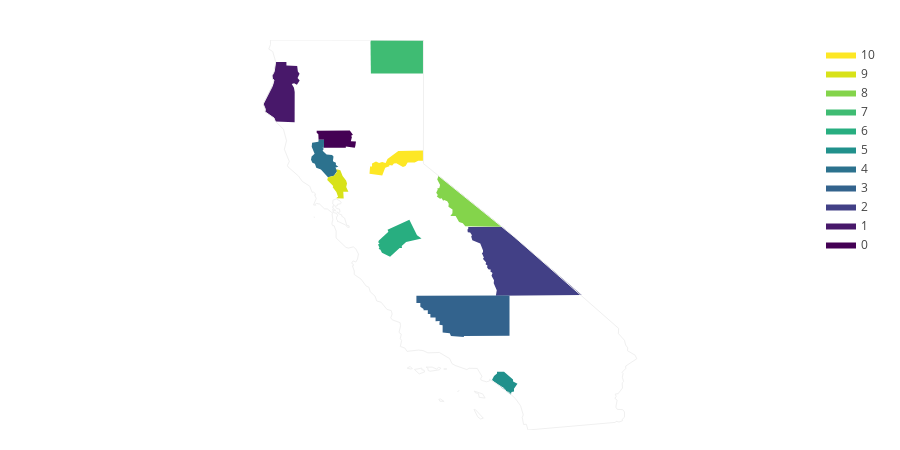

Notebook code cell kept with this figure:
### Code cell
# toy example to make sure geospatial viz works (it can be a bit testy)
import plotly.figure_factory as ff
fips = ['06021', '06023', '06027',
        '06029', '06033', '06059',
        '06047', '06049', '06051',
        '06055', '06061']
values = range(len(fips))
fig = ff.create_choropleth(fips=fips, values=values, scope=['CA'])
fig.layout.template = None
fig.show()

### Figure 1 — Plotly figure (JSON) as saved in the notebook; plotly's stock layout.template omitted (floating-point values rounded to 4 significant figures; data arrays with more than 128 entries replaced by an {"elided": "..."} marker saying what was removed)
{"data": [{"fill": "toself", "fillcolor": "rgb(68, 1, 84)", "hoverinfo": "none", "line": {"color": "rgb(0, 0, 0)", "width": 0}, "mode": "lines", "name": "0", "type": "scatter", "x": [-122.9, -122.9, -122.0, -121.9, -122.0, -122.0, -122.0, -121.9, -121.9, -121.9, -122.1, -122.1, -122.7, -122.7, -122.9, -122.9, -122.9, null], "y": [39.75, 39.8, 39.8, 39.7, 39.67, 39.65, 39.54, 39.54, 39.43, 39.38, 39.41, 39.39, 39.38, 39.58, 39.58, 39.71, 39.75, null]}, {"fill": "toself", "fillcolor": "rgb(72, 24, 106)", "hoverinfo": "none", "line": {"color": "rgb(0, 0, 0)", "width": 0}, "mode": "lines", "name": "1", "type": "scatter", "x": [-124.4, -124.1, -124.1, -124.2, -124.2, -124.1, -124.1, -123.8, -123.8, -123.5, -123.5, -123.4, -123.5, -123.4, -123.5, -123.6, -123.6, -123.6, -123.5, -123.5, -124.1, -124.1, -124.4, -124.3, -124.4, null], "y": [40.44, 40.93, 41.03, 41.05, 41.13, 41.23, 41.46, 41.46, 41.38, 41.37, 41.24, 41.18, 41.08, 41.01, 40.91, 40.95, 40.93, 40.84, 40.73, 40.0, 40.02, 40.1, 40.26, 40.31, 40.44, null]}, {"fill": "toself", "fillcolor": "rgb(66, 64, 134)", "hoverinfo": "none", "line": {"color": "rgb(0, 0, 0)", "width": 0}, "mode": "lines", "name": "2", "type": "scatter", "x": [-118.8, -118.8, -118.8, -117.8, -115.6, -118.0, -118.0, -118.1, -118.1, -118.1, -118.1, -118.2, -118.1, -118.2, -118.2, -118.2, -118.3, -118.3, -118.4, -118.3, -118.4, -118.4, -118.4, -118.4, -118.7, -118.7, -118.7, -118.7, -118.8, -118.8, null], "y": [37.39, 37.44, 37.46, 37.46, 35.81, 35.79, 35.93, 36.09, 36.17, 36.28, 36.35, 36.39, 36.42, 36.43, 36.48, 36.52, 36.56, 36.6, 36.69, 36.72, 36.83, 36.84, 36.89, 37.06, 37.14, 37.23, 37.26, 37.33, 37.33, 37.39, null]}, {"fill": "toself", "fillcolor": "rgb(51, 99, 141)", "hoverinfo": "none", "line": {"color": "rgb(0, 0, 0)", "width": 0}, "mode": "lines", "name": "3", "type": "scatter", "x": [-120.2, -117.6, -117.6, -118.9, -118.9, -119.2, -119.3, -119.5, -119.5, -119.6, -119.6, -119.7, -119.7, -119.8, -119.8, -119.9, -119.9, -120.0, -120.0, -120.1, -120.1, -120.2, -120.2, null], "y": [35.79, 35.8, 34.82, 34.82, 34.79, 34.81, 34.88, 34.9, 35.08, 35.09, 35.18, 35.17, 35.26, 35.26, 35.35, 35.35, 35.44, 35.44, 35.47, 35.53, 35.61, 35.61, 35.79, null]}, {"fill": "toself", "fillcolor": "rgb(44, 114, 142)", "hoverinfo": "none", "line": {"color": "rgb(0, 0, 0)", "width": 0}, "mode": "lines", "name": "4", "type": "scatter", "x": [-123.1, -123.1, -123.0, -123.1, -123.1, -122.9, -122.9, -122.7, -122.7, -122.8, -122.7, -122.8, -122.7, -122.5, -122.5, -122.5, -122.4, -122.4, -122.3, -122.4, -122.4, -122.5, -122.6, -122.8, -122.9, -123.0, -123.1, -123.1, null], "y": [39.1, 39.17, 39.24, 39.41, 39.5, 39.53, 39.58, 39.58, 39.38, 39.38, 39.36, 39.31, 39.22, 39.21, 39.17, 39.05, 39.02, 38.96, 38.92, 38.9, 38.82, 38.71, 38.67, 38.86, 38.9, 39.0, 39.02, 39.1, null]}, {"fill": "toself", "fillcolor": "rgb(33, 145, 140)", "hoverinfo": "none", "line": {"color": "rgb(0, 0, 0)", "width": 0}, "mode": "lines", "name": "5", "type": "scatter", "x": [-118.1, -118.1, -118.0, -118.0, -117.8, -117.5, -117.5, -117.4, -117.5, -117.5, -117.6, -117.6, -118.1, null], "y": [33.75, 33.85, 33.9, 33.95, 33.95, 33.76, 33.71, 33.66, 33.53, 33.47, 33.45, 33.39, 33.75, null]}, {"fill": "toself", "fillcolor": "rgb(40, 174, 128)", "hoverinfo": "none", "line": {"color": "rgb(0, 0, 0)", "width": 0}, "mode": "lines", "name": "6", "type": "scatter", "x": [-121.2, -121.2, -121.2, -121.2, -121.0, -121.0, -120.4, -120.2, -120.1, -120.5, -120.6, -120.6, -120.7, -120.9, -121.1, -121.2, -121.2, -121.2, -121.2, null], "y": [37.03, 37.06, 37.09, 37.13, 37.35, 37.4, 37.63, 37.26, 37.18, 37.1, 37.0, 36.95, 36.95, 36.74, 36.84, 36.91, 36.93, 36.96, 37.03, null]}, {"fill": "toself", "fillcolor": "rgb(63, 188, 115)", "hoverinfo": "none", "line": {"color": "rgb(0, 0, 0)", "width": 0}, "mode": "lines", "name": "7", "type": "scatter", "x": [-121.5, -121.4, -120.0, -120.0, -121.4, -121.5, null], "y": [41.95, 42.0, 41.99, 41.18, 41.18, 41.95, null]}, {"fill": "toself", "fillcolor": "rgb(132, 212, 75)", "hoverinfo": "none", "line": {"color": "rgb(0, 0, 0)", "width": 0}, "mode": "lines", "name": "8", "type": "scatter", "x": [-119.6, -119.6, -119.6, -119.6, -119.5, -119.6, -119.6, -117.8, -118.9, -118.9, -119.0, -119.1, -119.3, -119.2, -119.2, -119.3, -119.3, -119.3, -119.4, -119.5, -119.5, -119.5, -119.6, -119.6, -119.6, null], "y": [38.29, 38.37, 38.39, 38.41, 38.48, 38.61, 38.71, 37.46, 37.48, 37.55, 37.58, 37.73, 37.73, 37.79, 37.89, 37.95, 38.02, 38.08, 38.12, 38.1, 38.16, 38.14, 38.2, 38.24, 38.29, null]}, {"fill": "toself", "fillcolor": "rgb(216, 226, 25)", "hoverinfo": "none", "line": {"color": "rgb(0, 0, 0)", "width": 0}, "mode": "lines", "name": "9", "type": "scatter", "x": [-122.6, -122.6, -122.5, -122.4, -122.4, -122.3, -122.2, -122.1, -122.1, -122.1, -122.1, -122.2, -122.2, -122.4, -122.3, -122.4, -122.5, -122.5, -122.6, null], "y": [38.6, 38.67, 38.71, 38.8, 38.86, 38.84, 38.7, 38.59, 38.51, 38.43, 38.32, 38.32, 38.16, 38.16, 38.19, 38.31, 38.42, 38.45, 38.6, null]}, {"fill": "toself", "fillcolor": "rgb(253, 231, 37)", "hoverinfo": "none", "line": {"color": "rgb(0, 0, 0)", "width": 0}, "mode": "lines", "name": "10", "type": "scatter", "x": [-121.5, -121.5, -121.4, -121.4, -121.3, -121.2, -121.1, -121.0, -121.0, -120.7, -120.0, -120.0, -120.1, -120.2, -120.4, -120.5, -120.6, -120.7, -120.8, -120.9, -120.9, -120.9, -121.1, -121.1, -121.5, null], "y": [38.75, 38.93, 38.93, 39.0, 39.05, 39.01, 39.04, 39.01, 39.11, 39.3, 39.32, 39.07, 39.07, 39.02, 39.03, 38.94, 38.91, 39.01, 39.0, 38.95, 38.96, 38.94, 38.9, 38.71, 38.75, null]}, {"hoverinfo": "text", "legendgroup": "centroids", "marker": {"color": "white", "opacity": 0}, "mode": "markers", "name": "US Counties", "selected": {"marker": {"color": "white", "opacity": 1, "size": 3}}, "showlegend": false, "text": ["County: Glenn<br>State: California<br>FIPS: 06021<br>Value: 0", "County: Humboldt<br>State: California<br>FIPS: 06023<br>Value: 1", "County: Inyo<br>State: California<br>FIPS: 06027<br>Value: 2", "County: Kern<br>State: California<br>FIPS: 06029<br>Value: 3", "County: Lake<br>State: California<br>FIPS: 06033<br>Value: 4", "County: Orange<br>State: California<br>FIPS: 06059<br>Value: 5", "County: Merced<br>State: California<br>FIPS: 06047<br>Value: 6", "County: Modoc<br>State: California<br>FIPS: 06049<br>Value: 7", "County: Mono<br>State: California<br>FIPS: 06051<br>Value: 8", "County: Napa<br>State: California<br>FIPS: 06055<br>Value: 9", "County: Placer<br>State: California<br>FIPS: 06061<br>Value: 10"], "type": "scatter", "unselected": {"marker": {"opacity": 0}}, "x": [-122.4, -123.9, -117.4, -118.7, -122.8, -117.8, -120.7, -120.7, -118.9, -122.3, -120.7], "y": [39.6, 40.7, 36.51, 35.34, 39.1, 33.7, 37.19, 41.59, 37.94, 38.51, 39.06]}, {"hoverinfo": "text", "legendgroup": "States", "line": {"color": "rgb(240, 240, 240)", "width": 1}, "mode": "lines", "showlegend": false, "type": "scatter", "x": {"elided": "263 float values"}, "y": {"elided": "263 float values"}}], "layout": {"annotations": [{"showarrow": false, "text": "<b></b>", "x": 1, "xanchor": "right", "xref": "paper", "y": 1.05, "yref": "paper"}], "dragmode": "select", "height": 450, "hovermode": "closest", "legend": {"traceorder": "reversed", "x": 1, "xanchor": "right", "y": 1, "yanchor": "top"}, "margin": {"b": 20, "l": 20, "r": 20, "t": 40}, "width": 900, "xaxis": {"autorange": false, "fixedrange": true, "range": [-131.1, -107.4], "showgrid": false, "showticklabels": false, "type": "linear", "zeroline": false}, "yaxis": {"autorange": false, "fixedrange": true, "range": [32.53, 42.0], "showgrid": false, "showticklabels": false, "type": "linear", "zeroline": false}}}
